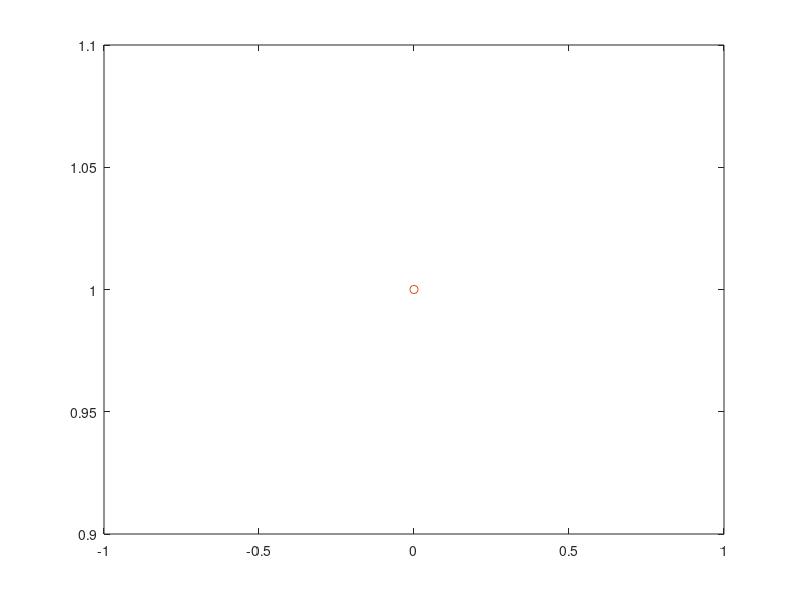

This figure's MATLAB source: (Note: this script raises an error after producing the figure.)
% Geometric(p) generator - no. of failures before first success
clear all
p = input('p: ');

% Generate a sample
N = input('Simulations: ');
for i = 1:N
    X(i) = 0; % initial value
    while rand >= p % while failure
        X(i) = X(i) + 1;
    end
end

UX = unique(X);
frq = hist(X, length(UX));
relfrq = frq / N;

% Compare graphically with geopdf()
xpdf = 0:max(UX);
ypdf = geopdf(xpdf, p);

clf;
plot(xpdf, ypdf, '*', UX, relfrq, 'o');
legend('geopdf', 'simulation', 0);